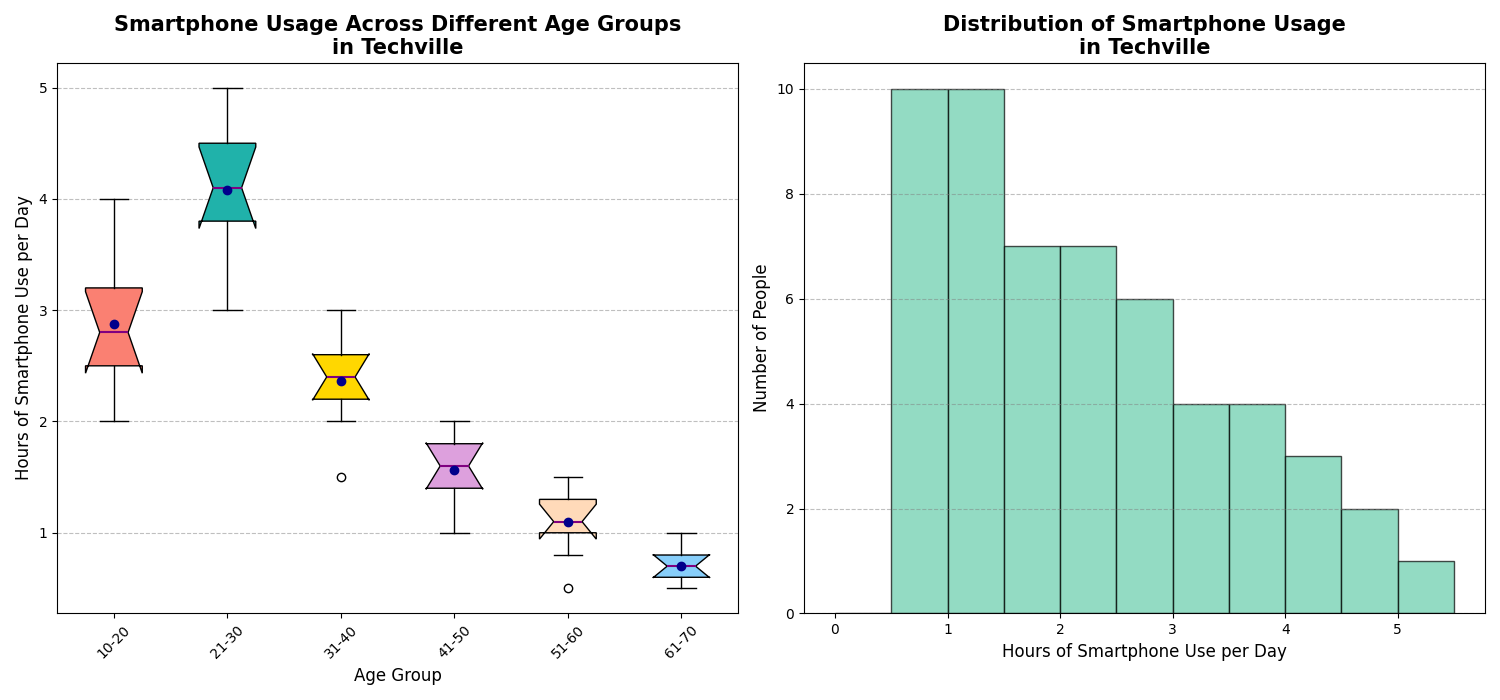

Generate this figure with Python:
import matplotlib.pyplot as plt
import numpy as np

age_groups = ['10-20', '21-30', '31-40', '41-50', '51-60', '61-70']
smartphone_usage = [
    [2.7, 2.2, 4, 3.2, 2, 3.5, 2.5, 3, 2.8],  # random shuffle within group
    [3.5, 4.1, 5, 4.7, 3.9, 3, 4.5, 4.2, 3.8],  # random shuffle within group
    [2.4, 2.3, 3, 2.8, 2, 1.5, 2.6, 2.5, 2.2],  # random shuffle within group
    [1.5, 1.9, 2, 1.4, 1.6, 1.8, 1.2, 1.7, 1],  # random shuffle within group
    [1.4, 1.3, 1, 1.1, 1.2, 0.8, 1.5, 1.1, 0.5],  # random shuffle within group
    [0.9, 0.6, 0.7, 1, 0.8, 0.5, 0.7, 0.6, 0.5]   # random shuffle within group
]

all_ages_usage = sum(smartphone_usage, [])

fig, axs = plt.subplots(1, 2, figsize=(15, 7))

boxplot = axs[0].boxplot(smartphone_usage, patch_artist=True, notch=True, vert=True, showmeans=True)
new_colors = ['salmon', 'lightseagreen', 'gold', 'plum', 'peachpuff', 'lightskyblue']
for patch, color in zip(boxplot['boxes'], new_colors):
    patch.set_facecolor(color)
for median in boxplot['medians']:
    median.set(color='purple', linewidth=1.5)
for mean in boxplot['means']:
    mean.set(marker='o', markerfacecolor='darkblue', markeredgecolor='darkblue')

axs[0].set_title("Smartphone Usage Across Different Age Groups\nin Techville", fontsize=15, fontweight='bold')
axs[0].set_xlabel("Age Group", fontsize=12)
axs[0].set_ylabel("Hours of Smartphone Use per Day", fontsize=12)
axs[0].set_xticklabels(age_groups)
axs[0].yaxis.grid(True, linestyle='--', which='major', color='grey', alpha=0.5)
axs[0].tick_params(axis='x', rotation=45)

axs[1].hist(all_ages_usage, bins=np.arange(0, 6, 0.5), color='mediumaquamarine', edgecolor='black', alpha=0.7)
axs[1].set_title("Distribution of Smartphone Usage\nin Techville", fontsize=15, fontweight='bold')
axs[1].set_xlabel("Hours of Smartphone Use per Day", fontsize=12)
axs[1].set_ylabel("Number of People", fontsize=12)
axs[1].yaxis.grid(True, linestyle='--', which='major', color='grey', alpha=0.5)

plt.tight_layout()
plt.show()
